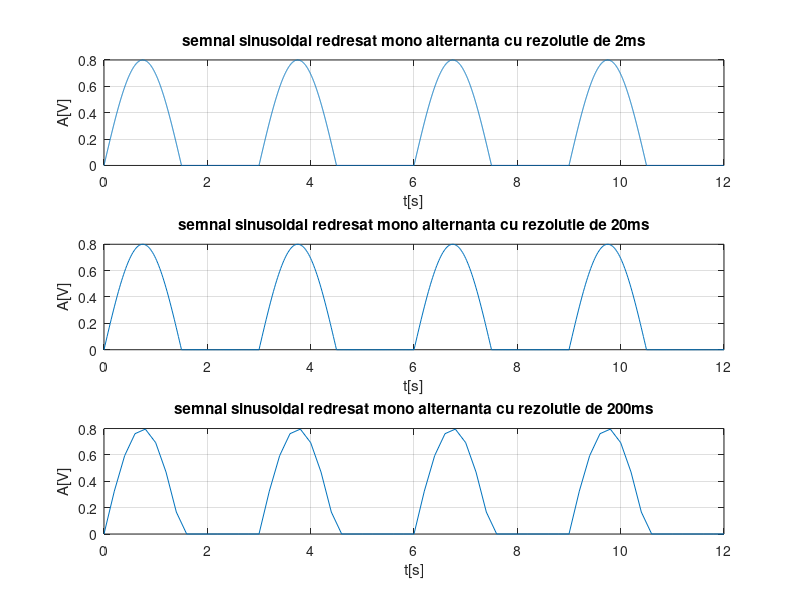

Write MATLAB code to recreate this figure.
% pentru rezolutie temporara de 2ms
T=3;
%problema 1
t=0:0.002:4*T; % t porneste de la valoarea initiala 0,cu pasul de 0.002, afisand in final 4 perioade (4*T)
f=1/T; %frecventa
w=2*pi*f;
A=0.8; %amplitudinea semnalului neredresat
a=A/2; %amplitudinea semnalului redresat
s=a*(sin(w*t)+abs(sin(w*t)));
subplot(3,1,1) %este afisat in prima treime
plot(t,s)
%trasare grafic pentru s in fucntie de t 
xlabel('t[s]')
%textul devine eticheta pt abscisa
ylabel('A[V]')
%textul devine eticheta pt ordonata
title( 'semnal sinusoidal redresat mono alternanta cu rezolutie de 2ms')
%textul devine titlul progarmului
grid;

%problema 2
% pentru rezolutie temporara de 20ms
t=0:0.02:4*T; % t porneste de la valoarea initiala 0,cu pasul de 0.02, afisand in final 4 perioade (4*T)
f=1/T; %frecventa
w=2*pi*f;
A=0.8; %amplitudinea semnalului neredresat
a=A/2; %amplitudinea semnalului redresat
s=a*(sin(w*t)+abs(sin(w*t)));
subplot(3,1,2) %este afisat in a doua treime
plot(t,s)
%trasare grafic pentru s in fucntie de t 
xlabel('t[s]')
%textul devine eticheta pt abscisa
ylabel('A[V]')
%textul devine eticheta pt ordonata
title( 'semnal sinusoidal redresat mono alternanta cu rezolutie de 20ms')
%textul devine titlul progarmului
grid;

%problema 3
% pentru rezolutie temporara de 200ms
t=0:0.2:4*T; % t porneste de la valoarea initiala 0,cu pasul de 0.02, afisand in final 4 perioade (4*T)
f=1/T; %frecventa
w=2*pi*f;
A=0.8; %amplitudinea semnalului neredresat
a=A/2; %amplitudinea semnalului redresat
s=a*(sin(w*t)+abs(sin(w*t)));
subplot(3,1,3) %este afisat in a treia treime
plot(t,s)
%trasare grafic pentru s in fucntie de t 
xlabel('t[s]')
%textul devine eticheta pt abscisa
ylabel('A[V]')
%textul devine eticheta pt ordonata
title( 'semnal sinusoidal redresat mono alternanta cu rezolutie de 200ms')
%textul devine titlul progarmului
grid;
%pentru semnalul sinusoidal redresat mono alternanta am folosit formula
%pentru valoarea medie absoluta a tensiunii redresate 
%u(t)=A*(u(t)+|u(t)|)
%iar cum semnalul este sinusoidal u(t)= sin(2*pi*f*t)=sin(w*t)
%mai exact in cazul redresarii mono alternanta
%portiunile negative ale semnalului sunt eliminate